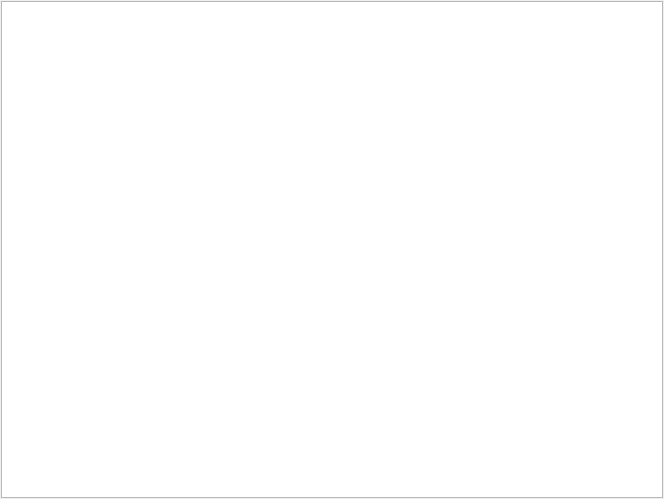
<?xml version="1.0" encoding="UTF-8"?>
<ui version="4.0">
 <class>Form</class>
 <widget class="QWidget" name="Form">
  <property name="geometry">
   <rect>
    <x>0</x>
    <y>0</y>
    <width>664</width>
    <height>499</height>
   </rect>
  </property>
  <property name="windowTitle">
   <string>Inspector</string>
  </property>
  <layout class="QGridLayout" name="gridLayout">
   <property name="leftMargin">
    <number>1</number>
   </property>
   <property name="topMargin">
    <number>1</number>
   </property>
   <property name="rightMargin">
    <number>1</number>
   </property>
   <property name="bottomMargin">
    <number>1</number>
   </property>
   <item row="0" column="0">
    <widget class="QTextEdit" name="textEdit">
     <property name="readOnly">
      <bool>true</bool>
     </property>
    </widget>
   </item>
  </layout>
 </widget>
 <resources/>
 <connections/>
</ui>
